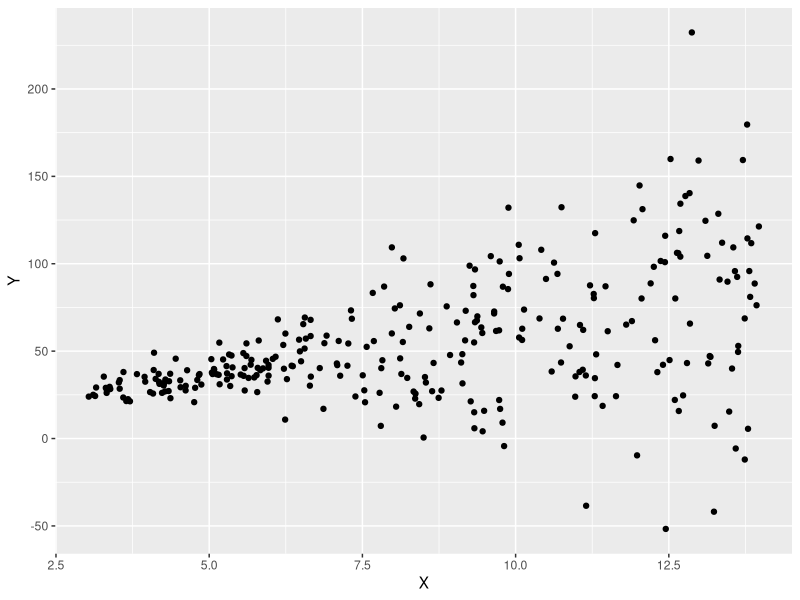
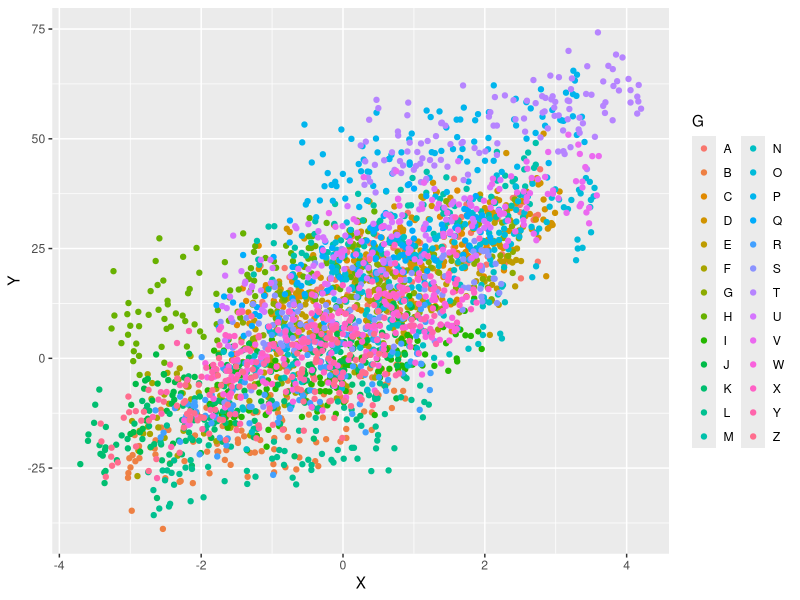

These charts were generated, in order, by the following R code:

##
## This script has two simulations illustrating how the sandwich and cluster
## robust SEs are better able to estimate the true variability of our impact
## estimates.
##
## The simulations generate 1000 datasets, and analyze them.  They then look at
## how the true variation in the beta coefficent estimates corresponds to the
## average SEs estimated by the different approaches considered.
##
## (C) Miratrix, 2018

library( tidyverse )
library( arm )
library( sandwich )



#### Simulation Demo #1 - Sandwich #####

N = 300


# Our data
dat = data.frame( X = runif( N, min = 3, max = 14 ) )
dat = mutate( dat, Y = 10 + 5 * X + rnorm( N )*X^2 / 3 )
ggplot( dat, aes( X, Y ) ) + geom_point()


one.run = function( N ) {
  
  # Generate new heteroskedastic dataset
  dat = data.frame( X = runif( N, min = 3, max = 14 ) )
  dat = mutate( dat, Y = 10 + 5 * X + rnorm( N )*X^2 / 3 )
  
  M1 = lm( Y ~ 1 + X, data = dat )
  
  SE.wrong = se.coef( M1 )
  SE.wrong
  
  vcov_sand = sandwich::vcovHC(M1, type = "HC1")
  vcov_sand
  SE.sand <- sqrt( diag( vcov_sand ) )
  SE.sand
  
  rs = data.frame( coef = names( SE.wrong ), est = coef( M1 ), SE.wrong=SE.wrong, SE.sand=SE.sand )
  rs
}

# Our function compares naive to sandwich SEs.
one.run( 300 )

# Do this lots to see trends.
rps = plyr::rdply( 1000, one.run( N ) )
head( rps )

# This shows how the sandwich is getting the true SEs more correct than the
# naive.
rps %>% group_by( coef ) %>% 
  summarise( mean.est = mean( est ),
             SE.true = sd( est ),
             mean.wrong = mean(SE.wrong ),
             mean.sand = mean(SE.sand ) )




#### Simulation Demo #2 - Cluster Robust #####


N = 3000

gen.dat = function( N ) {
  
  # Generate some random intercept data
  sdat = data.frame( G = LETTERS,
                     W = rnorm( 26 ),
                     u = rnorm( 26 ) )
  
  dat = data.frame( G = sample( LETTERS, N, replace=TRUE ) )
  dat = merge( dat, sdat, by = "G" )

  dat = mutate( dat, X = runif( N, W - 2, W + 2 ),
                Y = 10 + 5 * X + 10 * W + 10 * u + 6 * rnorm( N ) )
  dat
}

dat = gen.dat( N )
ggplot( dat, aes( X, Y, col=G ) ) + geom_point()


# Same game, but now clustered

one.run = function( N ) {
  
  # Generate new clustered dataset
  dat = gen.dat( N )
  
  M1 = lm( Y ~ 1 + X + W, data = dat )
  
  SE.wrong = se.coef( M1 )
  SE.wrong
  
  
  vcov_sand = sandwich::vcovHC(M1, type = "HC1")
  vcov_sand
  SE.sand <- sqrt( diag( vcov_sand ) )
  SE.sand
  
  vcov_clust = sandwich::vcovCL( M1, dat$G )
  vcov_clust
  SE.clust = sqrt( diag( vcov_clust ) )
  SE.clust
  
  rs = data.frame( coef = names( SE.wrong ), est = coef( M1 ), SE.wrong=SE.wrong, SE.sand=SE.sand, SE.clust = SE.clust )
  rs
}

# Our function compares naive to sandwich SEs.
one.run( 300 )

# Do this lots to see trends.
rps = plyr::rdply( 1000, one.run( N ) )
head( rps )

# This shows how the CRVE is getting the true SEs more correct than the
# naive and the sandwich (although all do ok with X).
rps %>% group_by( coef ) %>% 
  summarise( mean.est = mean( est ),
             SE.true = sd( est ),
             mean.wrong = mean(SE.wrong ),
             mean.sand = mean(SE.sand ),
             mean.clust = mean(SE.clust ) )
